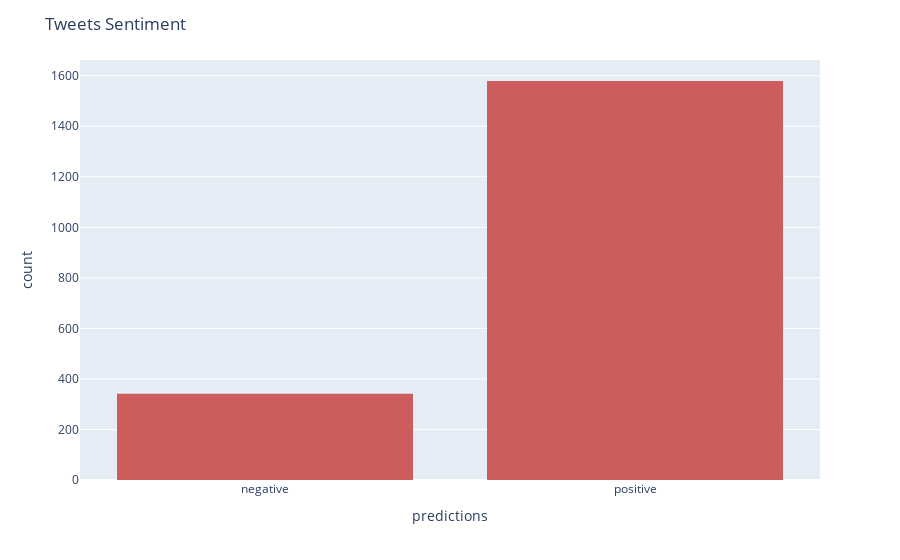

Here is the notebook cell this chart was saved with:
### Code cell
tweet_predictions_senti = tesla_data
tweet_predictions_senti["predictions"] = tweet_predictions_senti["predictions"].replace({1:'Positive'})
tweet_predictions_senti["predictions"] = tweet_predictions_senti["predictions"].replace({0:'Negative'})
fig = px.histogram(tweet_predictions_senti, x="predictions")
fig.update_traces(marker_color="indianred", marker_line_color='black')
fig.update_layout(title_text="Tweets Sentiment")
fig.show()

### Figure 1 — Plotly figure (JSON) as saved in the notebook; plotly's stock layout.template omitted (floating-point values rounded to 4 significant figures; data arrays with more than 128 entries replaced by an {"elided": "..."} marker saying what was removed)
{"data": [{"alignmentgroup": "True", "bingroup": "x", "hovertemplate": "predictions=%{x}<br>count=%{y}<extra></extra>", "legendgroup": "", "marker": {"color": "indianred", "line": {"color": "black"}, "pattern": {"shape": ""}}, "name": "", "offsetgroup": "", "orientation": "v", "showlegend": false, "type": "histogram", "x": {"elided": "1920 str values"}, "xaxis": "x", "yaxis": "y"}], "layout": {"barmode": "relative", "legend": {"tracegroupgap": 0}, "margin": {"t": 60}, "title": {"text": "Tweets Sentiment"}, "xaxis": {"anchor": "y", "domain": [0, 1], "title": {"text": "predictions"}}, "yaxis": {"anchor": "x", "domain": [0, 1], "title": {"text": "count"}}}}
